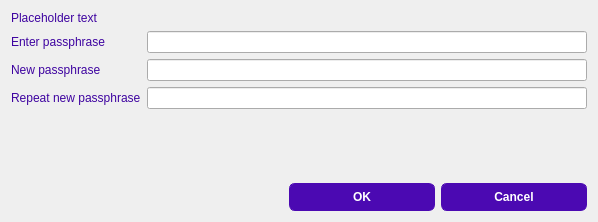
<?xml version="1.0" encoding="UTF-8"?>
<ui version="4.0">
 <class>AskPassphraseDialog</class>
 <widget class="QDialog" name="AskPassphraseDialog">
  <property name="geometry">
   <rect>
    <x>0</x>
    <y>0</y>
    <width>598</width>
    <height>222</height>
   </rect>
  </property>
  <property name="sizePolicy">
   <sizepolicy hsizetype="Preferred" vsizetype="Minimum">
    <horstretch>0</horstretch>
    <verstretch>0</verstretch>
   </sizepolicy>
  </property>
  <property name="minimumSize">
   <size>
    <width>550</width>
    <height>0</height>
   </size>
  </property>
  <property name="windowTitle">
   <string>Passphrase Dialog</string>
  </property>
  <property name="styleSheet">
   <string notr="true">QPushButton{
        background-color:#4b09b2;
        color:white;
		min-height:26px;
		max-height:26px;
        min-width: 120px;
		padding-left:12px;
		padding-right:12px;
        border:1px solid #4b09b2;
		icon-size:24px;
		font:bold;
		border-radius:6px;
}

QPushButton:hover{
        background-color:#6821d6;
}

QPushButton:pressed{
        background-color:#3f0698;
}


QLabel{
	color:#3e03a0;
}

</string>
  </property>
  <layout class="QVBoxLayout" name="verticalLayout">
   <property name="sizeConstraint">
    <enum>QLayout::SetMinimumSize</enum>
   </property>
   <item>
    <widget class="QLabel" name="warningLabel">
     <property name="text">
      <string notr="true">Placeholder text</string>
     </property>
     <property name="textFormat">
      <enum>Qt::RichText</enum>
     </property>
     <property name="wordWrap">
      <bool>true</bool>
     </property>
    </widget>
   </item>
   <item>
    <layout class="QGridLayout" name="gridLayout">
     <property name="sizeConstraint">
      <enum>QLayout::SetMinimumSize</enum>
     </property>
     <item row="0" column="0">
      <widget class="QLabel" name="passLabel1">
       <property name="text">
        <string>Enter passphrase</string>
       </property>
       <property name="alignment">
        <set>Qt::AlignLeading|Qt::AlignLeft|Qt::AlignVCenter</set>
       </property>
      </widget>
     </item>
     <item row="0" column="1">
      <widget class="QLineEdit" name="passEdit1">
       <property name="styleSheet">
        <string notr="true"/>
       </property>
       <property name="echoMode">
        <enum>QLineEdit::Password</enum>
       </property>
      </widget>
     </item>
     <item row="1" column="0">
      <widget class="QLabel" name="passLabel2">
       <property name="text">
        <string>New passphrase</string>
       </property>
      </widget>
     </item>
     <item row="1" column="1">
      <widget class="QLineEdit" name="passEdit2">
       <property name="echoMode">
        <enum>QLineEdit::Password</enum>
       </property>
      </widget>
     </item>
     <item row="2" column="0">
      <widget class="QLabel" name="passLabel3">
       <property name="text">
        <string>Repeat new passphrase</string>
       </property>
      </widget>
     </item>
     <item row="2" column="1">
      <widget class="QLineEdit" name="passEdit3">
       <property name="echoMode">
        <enum>QLineEdit::Password</enum>
       </property>
      </widget>
     </item>
     <item row="3" column="1">
      <widget class="QLabel" name="capsLabel">
       <property name="font">
        <font>
         <weight>75</weight>
         <bold>true</bold>
        </font>
       </property>
       <property name="text">
        <string/>
       </property>
       <property name="alignment">
        <set>Qt::AlignCenter</set>
       </property>
      </widget>
     </item>
    </layout>
   </item>
   <item>
    <spacer name="verticalSpacer">
     <property name="orientation">
      <enum>Qt::Vertical</enum>
     </property>
     <property name="sizeHint" stdset="0">
      <size>
       <width>20</width>
       <height>40</height>
      </size>
     </property>
    </spacer>
   </item>
   <item>
    <widget class="QDialogButtonBox" name="buttonBox">
     <property name="orientation">
      <enum>Qt::Horizontal</enum>
     </property>
     <property name="standardButtons">
      <set>QDialogButtonBox::Cancel|QDialogButtonBox::Ok</set>
     </property>
    </widget>
   </item>
  </layout>
 </widget>
 <resources/>
 <connections>
  <connection>
   <sender>buttonBox</sender>
   <signal>accepted()</signal>
   <receiver>AskPassphraseDialog</receiver>
   <slot>accept()</slot>
   <hints>
    <hint type="sourcelabel">
     <x>20</x>
     <y>20</y>
    </hint>
    <hint type="destinationlabel">
     <x>20</x>
     <y>20</y>
    </hint>
   </hints>
  </connection>
  <connection>
   <sender>buttonBox</sender>
   <signal>rejected()</signal>
   <receiver>AskPassphraseDialog</receiver>
   <slot>reject()</slot>
   <hints>
    <hint type="sourcelabel">
     <x>20</x>
     <y>20</y>
    </hint>
    <hint type="destinationlabel">
     <x>20</x>
     <y>20</y>
    </hint>
   </hints>
  </connection>
 </connections>
</ui>
